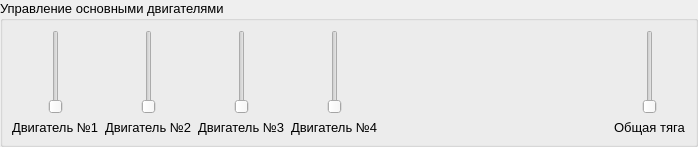
           <widget class="QGroupBox" name="groupBox_11">
            <property name="font">
             <font>
              <pointsize>10</pointsize>
             </font>
            </property>
            <property name="title">
             <string>Управление основными двигателями</string>
            </property>
            <property name="flat">
             <bool>false</bool>
            </property>
            <layout class="QHBoxLayout" name="horizontalLayout_36" stretch="0,0,0,0,0,0">
             <property name="spacing">
              <number>6</number>
             </property>
             <property name="leftMargin">
              <number>9</number>
             </property>
             <property name="topMargin">
              <number>9</number>
             </property>
             <property name="rightMargin">
              <number>9</number>
             </property>
             <property name="bottomMargin">
              <number>9</number>
             </property>
             <item>
              <layout class="QVBoxLayout" name="verticalLayout_24">
               <item>
                <widget class="QSlider" name="verticalSlider">
                 <property name="sizePolicy">
                  <sizepolicy hsizetype="Preferred" vsizetype="Expanding">
                   <horstretch>0</horstretch>
                   <verstretch>0</verstretch>
                  </sizepolicy>
                 </property>
                 <property name="orientation">
                  <enum>Qt::Vertical</enum>
                 </property>
                </widget>
               </item>
               <item>
                <widget class="QLabel" name="label_31">
                 <property name="font">
                  <font>
                   <pointsize>10</pointsize>
                  </font>
                 </property>
                 <property name="text">
                  <string>Двигатель №1</string>
                 </property>
                </widget>
               </item>
              </layout>
             </item>
             <item>
              <layout class="QVBoxLayout" name="verticalLayout_25">
               <item>
                <widget class="QSlider" name="verticalSlider_2">
                 <property name="sizePolicy">
                  <sizepolicy hsizetype="Preferred" vsizetype="Expanding">
                   <horstretch>0</horstretch>
                   <verstretch>0</verstretch>
                  </sizepolicy>
                 </property>
                 <property name="orientation">
                  <enum>Qt::Vertical</enum>
                 </property>
                </widget>
               </item>
               <item>
                <widget class="QLabel" name="label_32">
                 <property name="font">
                  <font>
                   <pointsize>10</pointsize>
                  </font>
                 </property>
                 <property name="text">
                  <string>Двигатель №2</string>
                 </property>
                </widget>
               </item>
              </layout>
             </item>
             <item>
              <layout class="QVBoxLayout" name="verticalLayout_26">
               <item>
                <widget class="QSlider" name="verticalSlider_3">
                 <property name="sizePolicy">
                  <sizepolicy hsizetype="Preferred" vsizetype="Expanding">
                   <horstretch>0</horstretch>
                   <verstretch>0</verstretch>
                  </sizepolicy>
                 </property>
                 <property name="orientation">
                  <enum>Qt::Vertical</enum>
                 </property>
                </widget>
               </item>
               <item>
                <widget class="QLabel" name="label_33">
                 <property name="font">
                  <font>
                   <pointsize>10</pointsize>
                  </font>
                 </property>
                 <property name="text">
                  <string>Двигатель №3</string>
                 </property>
                </widget>
               </item>
              </layout>
             </item>
             <item>
              <layout class="QVBoxLayout" name="verticalLayout_27">
               <item>
                <widget class="QSlider" name="verticalSlider_4">
                 <property name="sizePolicy">
                  <sizepolicy hsizetype="Preferred" vsizetype="Expanding">
                   <horstretch>0</horstretch>
                   <verstretch>0</verstretch>
                  </sizepolicy>
                 </property>
                 <property name="orientation">
                  <enum>Qt::Vertical</enum>
                 </property>
                </widget>
               </item>
               <item>
                <widget class="QLabel" name="label_34">
                 <property name="font">
                  <font>
                   <pointsize>10</pointsize>
                  </font>
                 </property>
                 <property name="text">
                  <string>Двигатель №4</string>
                 </property>
                </widget>
               </item>
              </layout>
             </item>
             <item>
              <spacer name="horizontalSpacer_5">
               <property name="orientation">
                <enum>Qt::Horizontal</enum>
               </property>
               <property name="sizeHint" stdset="0">
                <size>
                 <width>230</width>
                 <height>20</height>
                </size>
               </property>
              </spacer>
             </item>
             <item>
              <layout class="QVBoxLayout" name="verticalLayout_28">
               <item>
                <widget class="QSlider" name="verticalSlider_5">
                 <property name="sizePolicy">
                  <sizepolicy hsizetype="Preferred" vsizetype="Expanding">
                   <horstretch>0</horstretch>
                   <verstretch>0</verstretch>
                  </sizepolicy>
                 </property>
                 <property name="orientation">
                  <enum>Qt::Vertical</enum>
                 </property>
                </widget>
               </item>
               <item>
                <widget class="QLabel" name="label_35">
                 <property name="font">
                  <font>
                   <pointsize>10</pointsize>
                  </font>
                 </property>
                 <property name="text">
                  <string>Общая тяга</string>
                 </property>
                </widget>
               </item>
              </layout>
             </item>
            </layout>
           </widget>
